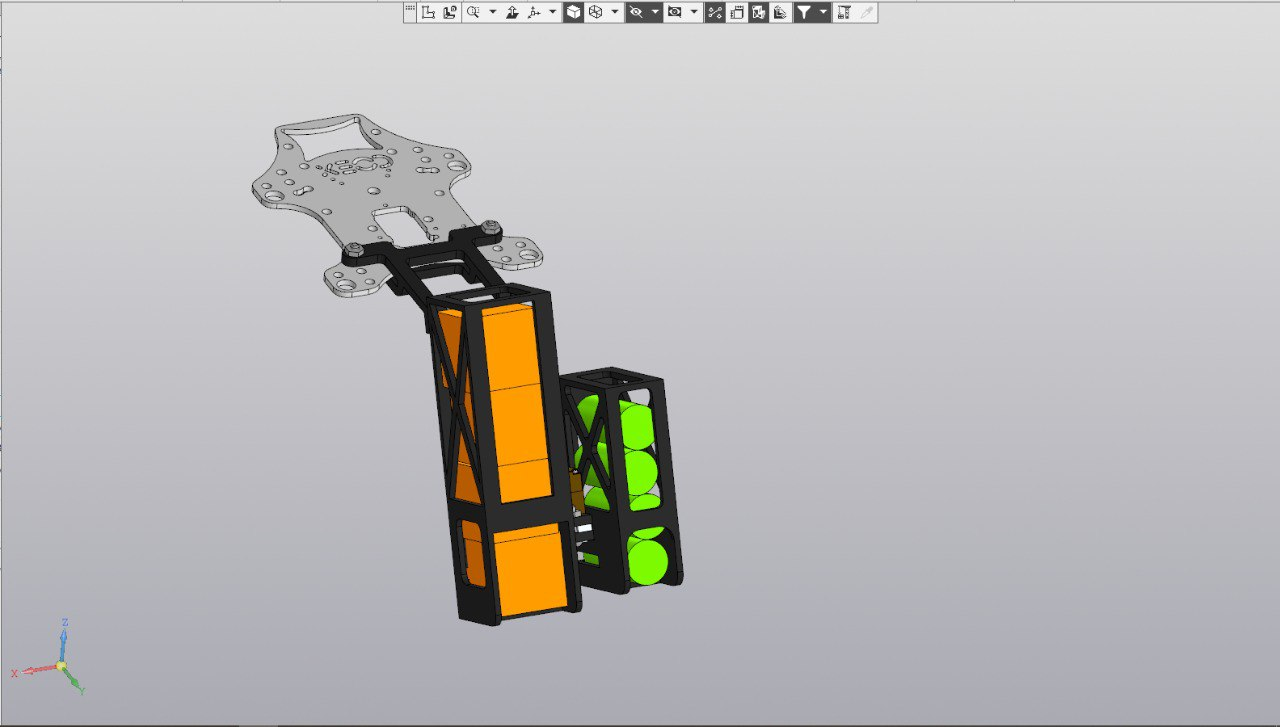
#> input picture 2023_official/photo1679040179 (1).jpeg, 1280 x 727 px
$ python shapes.py   (older library calls are emulated)
#> lines starting #> are read from the running program, lines starting #| are printed output that depends on the picture; after the words box and inside, x2 and y2 are one past the last pixel; in counts of white or black regions, pixels touching at a corner belong together
#> the answer given: ../2023_official/photo1679040179 (1).jpeg
from urllib.request import urlopen
import numpy as np
import cv2  # v. 3.4.4

COLORS = {
    (0, 0, 255): 'red',
    (0, 255, 0): "green",
    (255, 0, 0): "blue",
    (0, 255, 255): "yellow",
    (0, 165, 255): "orange",
    (0, 0, 0): "black",
    (128, 128, 128): "gray"
}


def get_image(url):
    resp = urlopen(url)
    image = np.asarray(bytearray(resp.read()), dtype="uint8")
    image = cv2.imdecode(image, cv2.IMREAD_COLOR)
#> image is the input picture: shape (727, 1280, 3); mean B, G, R 185.1, 185.5, 187
    return image


def shpe(angles):
    if angles == 3:
        return 'triangle'
    elif angles == 4:
        return 'rectangle'
    elif angles == 5:
        return 'pentagon'
    elif angles == 6:
        return 'hexagon'
    elif angles == 8:
        return 'circle'
    elif angles == 10:
        return 'star'


if __name__ == "__main__":
    img = get_image(input().strip())
    image = img.copy()
    image = cv2.Canny(image, 10, 250)
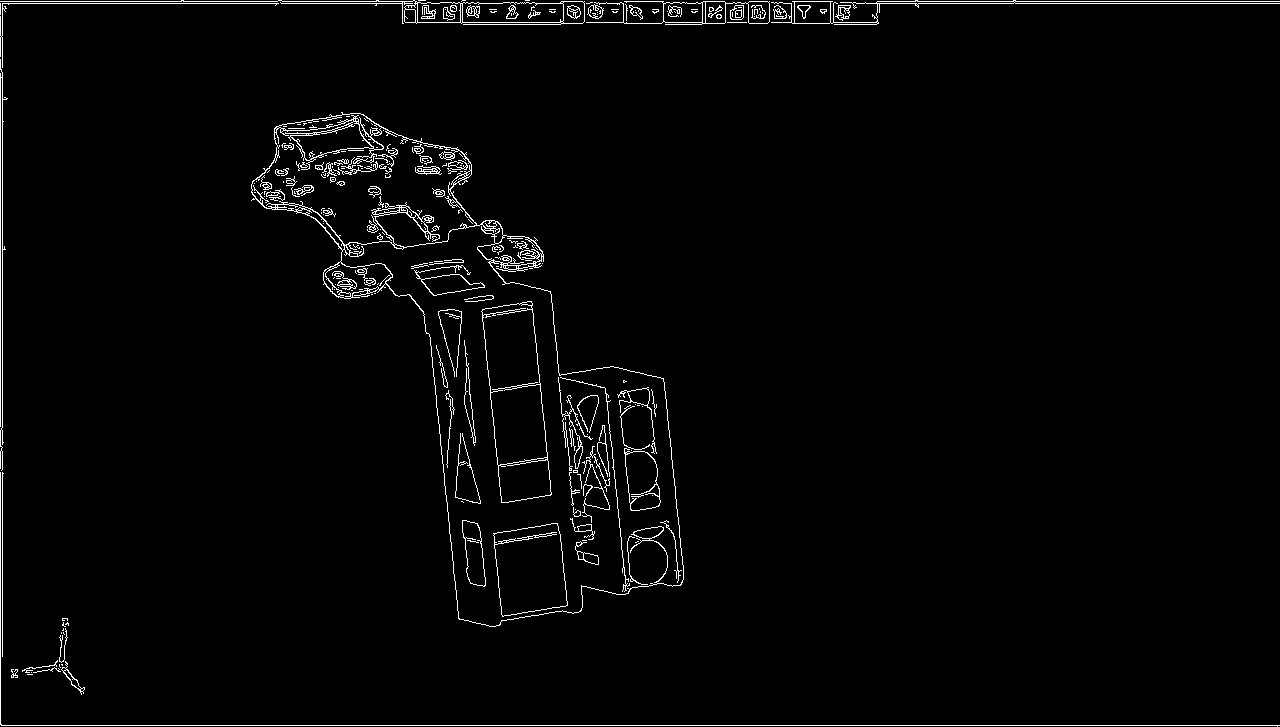
#> image: shape (727, 1280); 2.1% white in thin lines or dots
    image = cv2.morphologyEx(image, cv2.MORPH_CLOSE, np.ones((3, 3)))
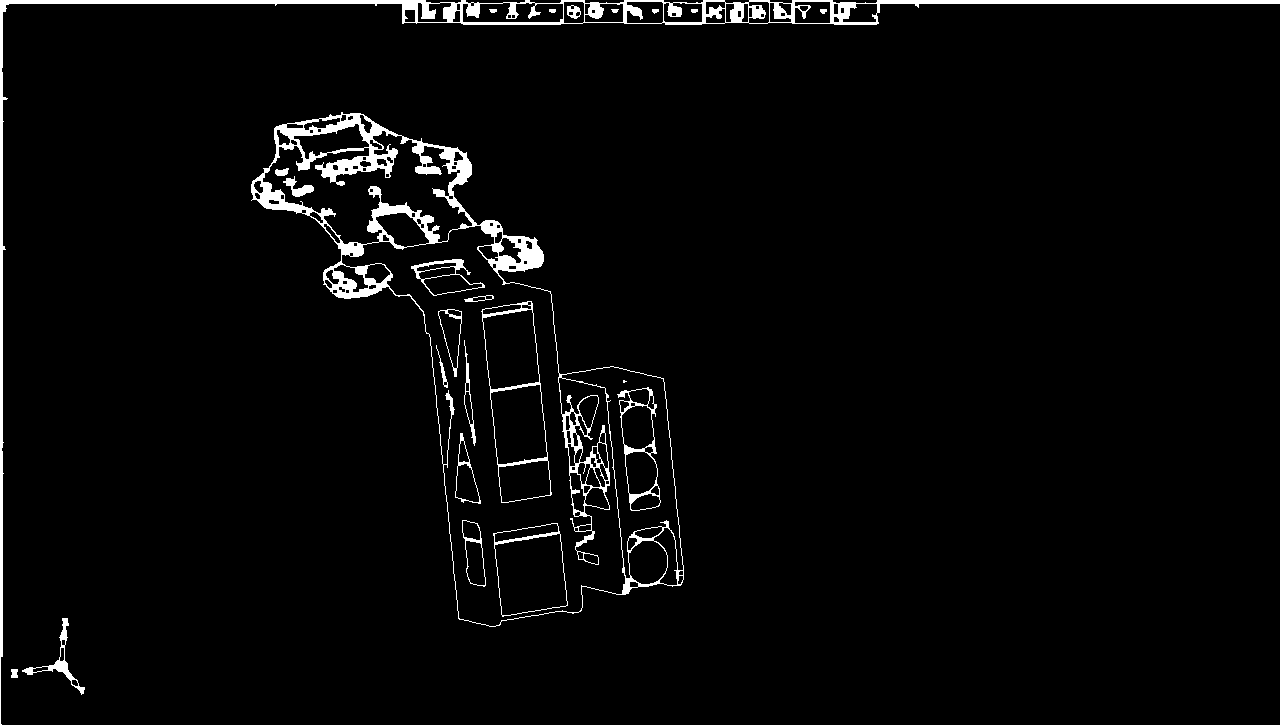
#> image: shape (727, 1280); 3.3% white; 24 white regions (1 under 20 px)
    # cv2.imshow('res', image)
    # cv2.waitKey(0)

    _, cont, hier = cv2.findContours(image, cv2.RETR_EXTERNAL, cv2.CHAIN_APPROX_SIMPLE)
#> cont = 4 contours; box (x1, y1, x2, y2) and area: (251, 112, 684, 627) 95364, (0, 0, 1280, 727) 15280, (22, 618, 85, 695) 577, (11, 669, 18, 678) 42
    shapes = {i: [] for i in range(len(cont))}
#> shapes = {0: [], 1: [], 2: [], 3: []}

    for i in range(len(cont)):
        M = cv2.moments(cont[i])
        cx = int(M['m10'] / M['m00'])
        cy = int(M['m01'] / M['m00'])
        shapes[i].append((cx, cy))
#> (the run stopped early here; a loop or call above may not have finished)
